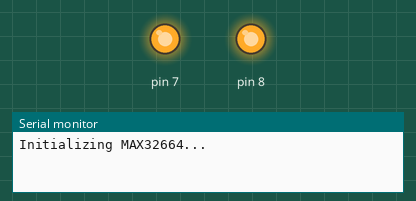
This sketch was run on a simulated Arduino Uno, built with avr-gcc and run on an emulated ATmega328P. Parts: output pins drawn as LEDs (lit = HIGH), the last lines printed to the serial monitor.

Above: at 0.1 s.
At 1.6 s:
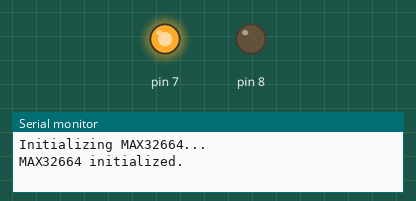
Timing chart, 0 to 3.1 s (numbered marks = the images above):
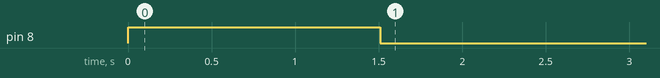

The sketch:

test_MAX32664_i2c.ino
```cpp
#include <Wire.h>

byte val = 0;

void setup() {
  Serial.begin(115200);
  while(!Serial);

  Serial.println("Initializing MAX32664...");
  pinMode(8, OUTPUT);
  pinMode(7, OUTPUT);

  digitalWrite(8, HIGH); // Set mfio HIGH
  digitalWrite(7, LOW);  // Set ~rstn LOW
  delay(10);     // Wait for 10 milliseconds
  digitalWrite(7, HIGH); // Set ~rstn HIGH permanently

  delay(1500);
  Serial.println("MAX32664 initialized.");
  Wire.begin(); // Join I2C bus
  digitalWrite(8, LOW); // Set mfio LOW permanently
}

void loop() {
    Wire.beginTransmission(0x55);  // Transmit MAX32664 address

    //Wire.write(val);             // Sends value byte
    Wire.endTransmission();      // Stop transmitting

    val++;                       // Increment value

    // if reached 64th position (max)
    if(val == 64) {
        val = 0;                   // Start over from lowest value
        Serial.println("Done");
    }

    delay(500);
}
```
